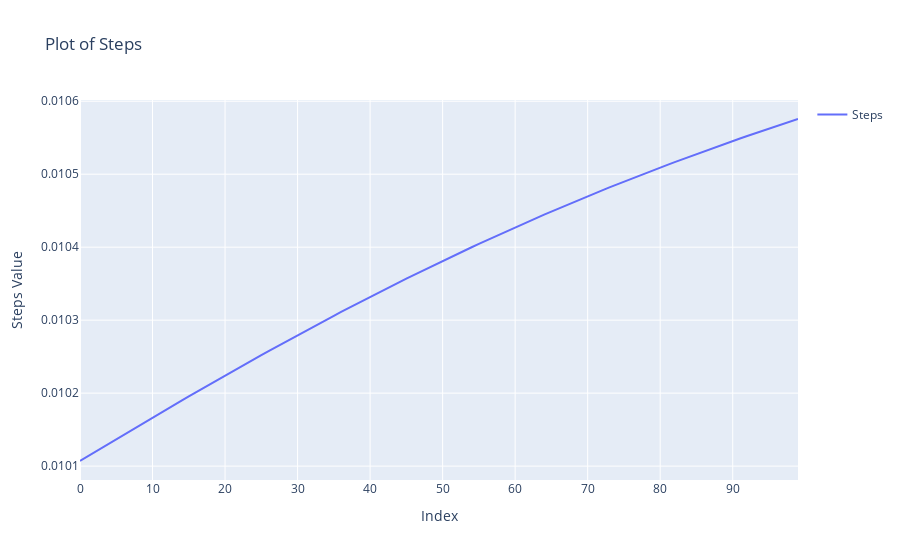
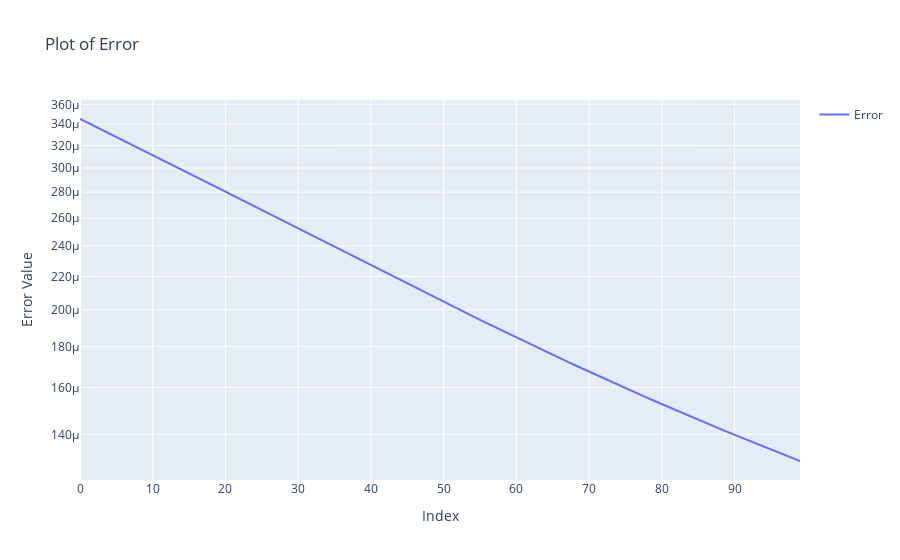

The code cell stored with these charts, in order, in its notebook:
### Code cell
import numpy as np
import plotly.graph_objects as go

# Assuming steps and e are defined

# Plot for steps
fig1 = go.Figure()
fig1.add_trace(go.Scatter(x=list(range(0, len(steps))), y=steps, mode='lines', name='Steps'))

fig1.update_layout(title='Plot of Steps',
                   xaxis_title='Index',
                   yaxis_title='Steps Value',
                   showlegend=True)
fig1.show()

# Plot for error e
fig2 = go.Figure()
fig2.add_trace(go.Scatter(x=list(range(0, len(e))), y=e, mode='lines', name='Error'))
fig2.update_layout(title='Plot of Error',
                   xaxis_title='Index',
                   yaxis_title='Error Value',
                   yaxis=dict(type='log'),  # Set y-axis to logarithmic scale
                   showlegend=True)
fig2.show()
